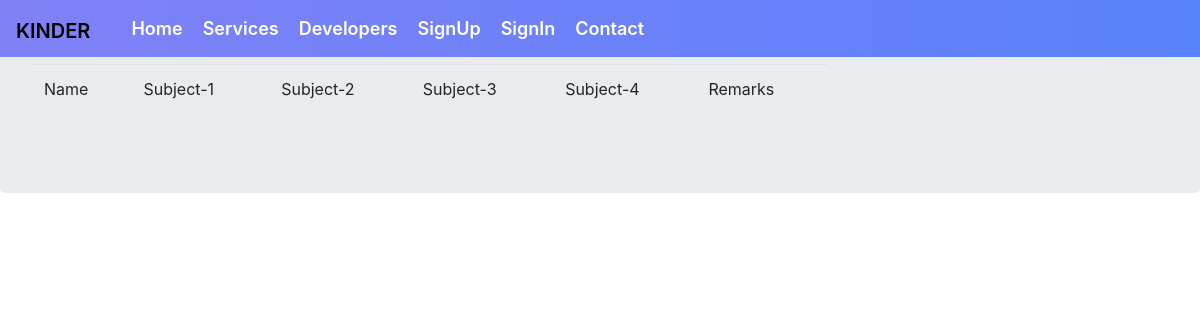
Page /home/result/ on the earlier database version.
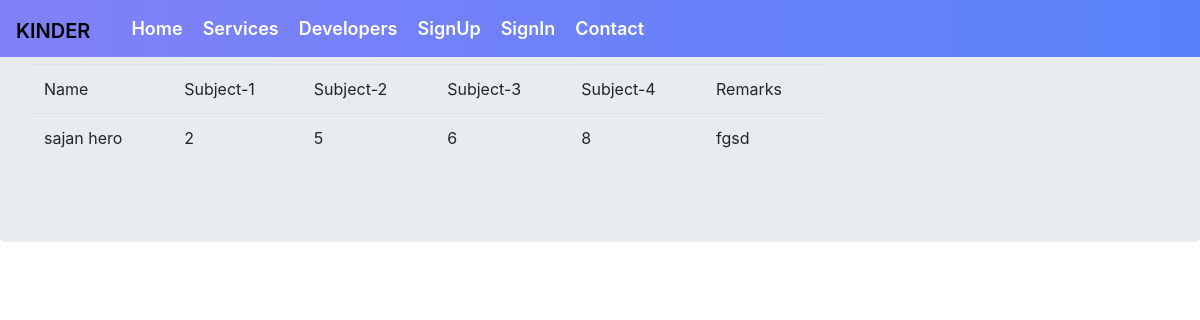
Same page on the later database version.
### second/models.py (models this page shows, shortened)
class Result(models.Model):
    name = models.ForeignKey(Attendance, on_delete=models.CASCADE)
    subject1 = models.PositiveIntegerField()
    subject2 = models.PositiveIntegerField()
    subject3 = models.PositiveIntegerField()
    subject4 = models.PositiveIntegerField()
    remarks = models.TextField()

class Attendance(models.Model):
    full_name = models.CharField(max_length=30)
    roll = models.IntegerField()
    childid = models.IntegerField()
    present_days_count = models.PositiveIntegerField(default=0)
    def __str__(self):
        return self.full_name

### second/views.py (the view)
# urls.py: path('result/', views.result, name='result'),
def result(request):
    context = {
        'results': Result.objects.all()
    }
    return render(request, 'result.html', context)

### second/templates/result.html (shortened to what this page needs)
<!DOCTYPE html>
{% extends "base1.html" %}
{% block base2 %}
<html lang="en">
{% load static %}
<head>
</head>
<body>
<div class="jumbotron">
    <table class="table table-hover" id="myTable" style="width: 70%">
        <thead class="thead thead-dark">
            <tr>
                <td>Name</td>
                <td>Subject-1</td>
                <td>Subject-2</td>
                <td>Subject-3</td>
                <td>Subject-4</td>
                <td>Remarks</td>
            </tr>
        </thead>
        {% for result in results %}
        <tr>
            <td>{{result.name}}</td>
            <td>{{result.subject1}}</td>
            <td>{{result.subject2}}</td>
            <td>{{result.subject3}}</td>
            <td>{{result.subject4}}</td>
            <td>{{result.remarks}}</td>
        </tr>
        {% endfor %}
    </table>
</div>
</body>
</html>
{% endblock %}

Differences in the rows shown:
added Result: name "sajan hero", subject1 "2", subject2 "5", subject3 "6", subject4 "8", remarks "fgsd"
